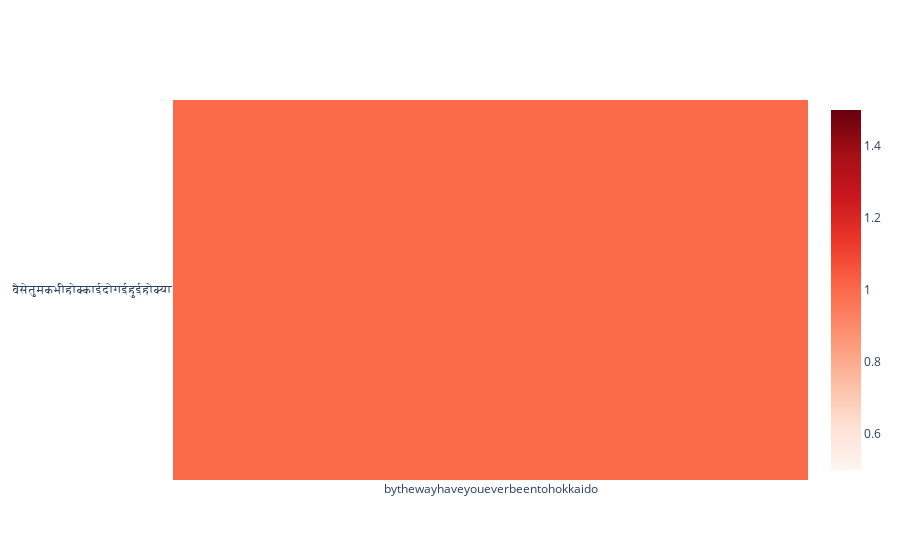

The notebook cell this image was saved under:
### Markdown cell above
## Visualizing attention weights

### Code cell
import plotly
from plotly.offline import init_notebook_mode, iplot
plotly.offline.init_notebook_mode(connected=True)
import plotly.graph_objects as go


idx = -5
actual_seq = detokenize(hin[idx], tgt_lang.idx2word)
translation, att_wgts = predict_seq2seq(encoder, decoder, eng[idx], tgt_lang, max_length_tgt)

eng_sent = detokenize(eng[idx], inp_lang.idx2word)
print(f'English Sentence:      {eng_sent}')
print(f'Predicted Translation: {translation}')
print(f'Actual Translation:    {actual_seq}')


eng_tokens = eng_sent.strip().split(' ')
eng_tokens += ['<PAD>'] * (max_length_inp - len(eng_tokens))

trace = go.Heatmap(
    z=att_wgts, 
    x= eng_tokens, 
    y=translation.split(' '), 
    colorscale='Reds'
)
iplot([trace])

### Figure 1 — Plotly figure (JSON) as saved in the notebook; plotly's stock layout.template omitted (floating-point values rounded to 4 significant figures)
{"data": [{"colorscale": [[0, "rgb(255,245,240)"], [0.125, "rgb(254,224,210)"], [0.25, "rgb(252,187,161)"], [0.375, "rgb(252,146,114)"], [0.5, "rgb(251,106,74)"], [0.625, "rgb(239,59,44)"], [0.75, "rgb(203,24,29)"], [0.875, "rgb(165,15,21)"], [1, "rgb(103,0,13)"]], "type": "heatmap", "x": ["bythewayhaveyoueverbeentohokkaido"], "y": ["वैसेतुमकभीहोक्काईदोगईहुईहोक्या"], "z": [[1]]}], "layout": {"autosize": true, "xaxis": {"autorange": true, "range": [-0.5, 0.5], "type": "category"}, "yaxis": {"autorange": true, "range": [-0.5, 0.5], "type": "category"}}}
